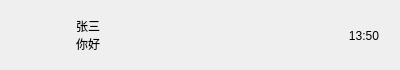
<?xml version="1.0" encoding="UTF-8"?>
<ui version="4.0">
 <class>ChatUserWid</class>
 <widget class="QWidget" name="ChatUserWid">
  <property name="geometry">
   <rect>
    <x>0</x>
    <y>0</y>
    <width>400</width>
    <height>70</height>
   </rect>
  </property>
  <property name="minimumSize">
   <size>
    <width>0</width>
    <height>70</height>
   </size>
  </property>
  <property name="maximumSize">
   <size>
    <width>16777215</width>
    <height>70</height>
   </size>
  </property>
  <property name="windowTitle">
   <string>Form</string>
  </property>
  <layout class="QHBoxLayout" name="horizontalLayout">
   <item>
    <widget class="QWidget" name="icon_widget" native="true">
     <property name="minimumSize">
      <size>
       <width>50</width>
       <height>50</height>
      </size>
     </property>
     <property name="maximumSize">
      <size>
       <width>50</width>
       <height>50</height>
      </size>
     </property>
     <layout class="QHBoxLayout" name="horizontalLayout_2">
      <property name="spacing">
       <number>0</number>
      </property>
      <property name="leftMargin">
       <number>0</number>
      </property>
      <property name="topMargin">
       <number>0</number>
      </property>
      <property name="rightMargin">
       <number>0</number>
      </property>
      <property name="bottomMargin">
       <number>0</number>
      </property>
      <item>
       <widget class="QLabel" name="icon_label">
        <property name="minimumSize">
         <size>
          <width>45</width>
          <height>45</height>
         </size>
        </property>
        <property name="maximumSize">
         <size>
          <width>45</width>
          <height>45</height>
         </size>
        </property>
        <property name="text">
         <string/>
        </property>
       </widget>
      </item>
     </layout>
    </widget>
   </item>
   <item>
    <widget class="QWidget" name="user_info_widget" native="true">
     <layout class="QVBoxLayout" name="verticalLayout">
      <item>
       <widget class="QLabel" name="user_name_label">
        <property name="text">
         <string>张三</string>
        </property>
       </widget>
      </item>
      <item>
       <widget class="QLabel" name="user_chat_label">
        <property name="text">
         <string>你好</string>
        </property>
       </widget>
      </item>
     </layout>
    </widget>
   </item>
   <item>
    <widget class="QWidget" name="time_widget" native="true">
     <property name="minimumSize">
      <size>
       <width>50</width>
       <height>50</height>
      </size>
     </property>
     <property name="maximumSize">
      <size>
       <width>50</width>
       <height>50</height>
      </size>
     </property>
     <layout class="QHBoxLayout" name="horizontalLayout_3">
      <property name="spacing">
       <number>0</number>
      </property>
      <property name="leftMargin">
       <number>0</number>
      </property>
      <property name="topMargin">
       <number>0</number>
      </property>
      <property name="rightMargin">
       <number>0</number>
      </property>
      <property name="bottomMargin">
       <number>0</number>
      </property>
      <item>
       <widget class="QLabel" name="time_label">
        <property name="text">
         <string>13:50</string>
        </property>
        <property name="alignment">
         <set>Qt::AlignmentFlag::AlignCenter</set>
        </property>
       </widget>
      </item>
     </layout>
    </widget>
   </item>
  </layout>
 </widget>
 <resources/>
 <connections/>
</ui>
